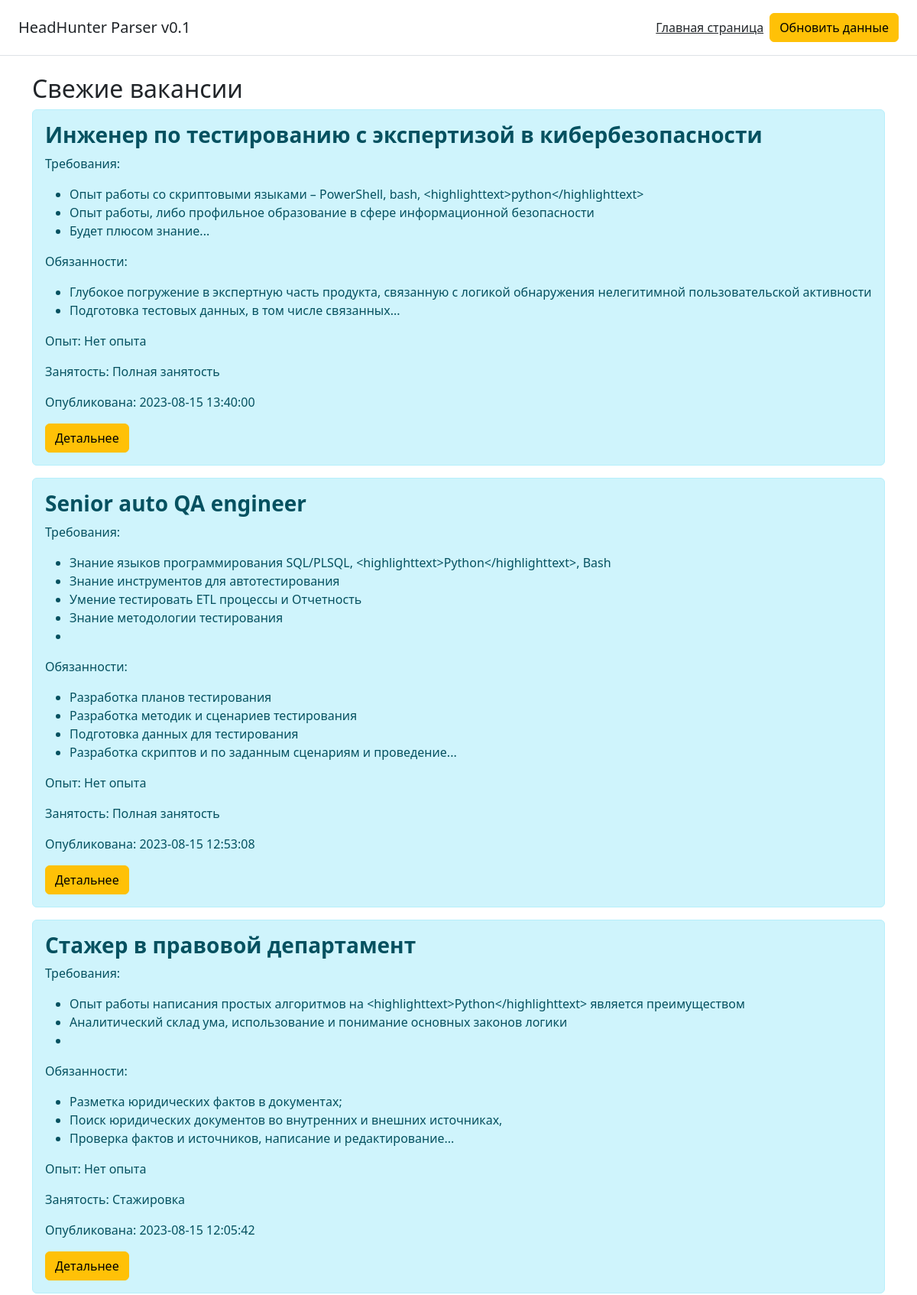
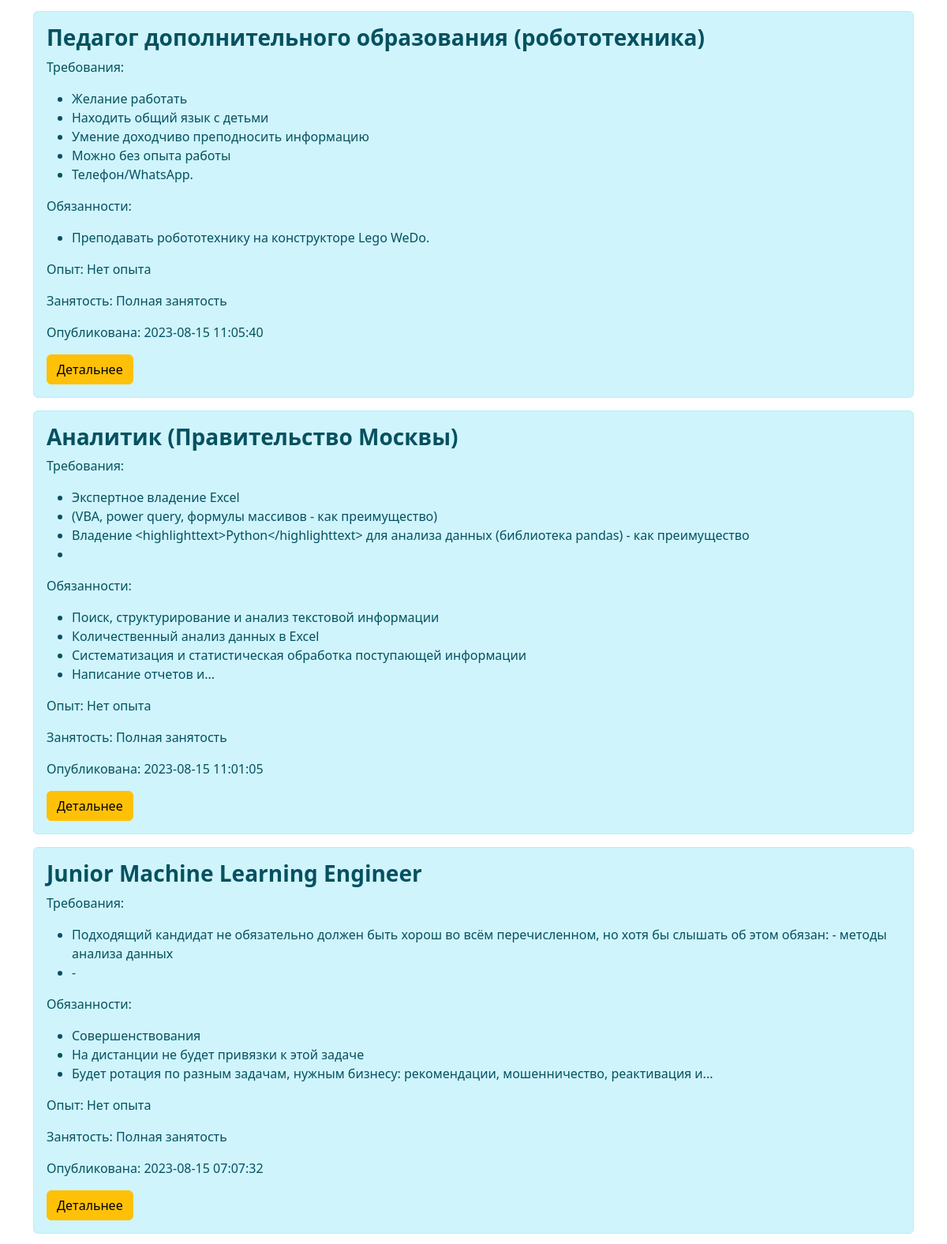
Screenshot of /page (upper part) with the database file from the repository (2 pictures, top to bottom).
### app.py (models this page shows, shortened)
class Vacancies(db.Model):
    id = db.Column(db.Integer, primary_key=True)
    name = db.Column(db.String(50), nullable=True)
    salary = db.Column(db.String(50), nullable=True)
    vac_type = db.Column(db.String(50), nullable=True)
    published_at = db.Column(db.DateTime, nullable=True)
    employer = db.Column(db.String(100), nullable=True)
    requirement = db.Column(db.Text, nullable=True)
    responsibility = db.Column(db.Text, nullable=True)
    vacancy_url = db.Column(db.String(100), nullable=True)
    experience = db.Column(db.String(50), nullable=True)
    employment = db.Column(db.String(50), nullable=True)

### app.py (the view)
@app.route('/', methods=['GET', 'POST'])
@app.route('/page', methods=['GET', 'POST'])
@app.route('/page/<int:page>', methods=['GET', 'POST'])
def index(page=1):
    vacancies = Vacancies.query.order_by(Vacancies.published_at.desc()).paginate(page=page, per_page=10)
    print(vacancies.prev())
    print(vacancies.page)
    print(list(vacancies.iter_pages()))
    return render_template('index.html', vacancies=vacancies)

### templates/index.html (shortened to what this page needs)
{% extends 'base.html' %}
{% block body %}
<div class="container">
    <h2>Свежие вакансии</h2>
    {% for item in vacancies %}
        <div class="alert alert-info">
            <h3><b>{{ item.name }}</b></h3>
			<p>Требования:</p>
            <ul>
                {% set requirement_list = item.requirement.split('. ') %}
                {% for el in requirement_list %}
                    <li>{{ el }}</li>
                {% endfor %}
            </ul>
			<p>Обязанности:</p>
            <ul>
                {% set requirement_list = item.responsibility.split('. ') %}
                {% for el in requirement_list %}
                    <li>{{ el }}</li>
                {% endfor %}
            </ul>
			<p>Опыт: {{ item.experience }}</p>
			<p>Занятость: {{ item.employment }}</p>
			<p>Опубликована: {{ item.published_at }}</p>
			<a href="{{ item.vacancy_url }}" target="_blank" class="btn btn-warning">Детальнее</a>
        </div>
    {% endfor %}
</div>
{% endblock %}

### templates/base.html (shortened to what this page needs)
<!doctype html>
<html lang="en">
<head>
    <link rel="stylesheet" href="{{ url_for('static', filename='css/main.css') }}">
    <link rel="stylesheet" href="https://cdn.jsdelivr.net/npm/bootstrap@5.2.3/dist/css/bootstrap.min.css">
</head>
<body>
    <div class="d-flex flex-column flex-md-row align-items-center p-3 px-md-4 mb-4 bg-white border-bottom">
          <h5 class="my-0 mr-md-auto font-weight-normal">HeadHunter Parser v0.1</h5>
          <nav class="d-inline-flex mt-2 mt-md-0 ms-md-auto">
                <a class="p-2 text-dark" href="/">Главная страница</a>
          </nav>
                <a class="btn btn-warning" href="/refresh">Обновить данные</a>
    </div>
	{% block body %}{% endblock %}
</body>
</html>

### rows the page displays
Vacancies: name "Инженер по тестированию с экспертизой в кибербезопасности", requirement_list "Опыт работы со скриптовыми языками – PowerShell, bash, <highlighttext>python</highlighttext>" "Опыт работы, либо профильное образование в сфере информационной безопасности" "Будет плюсом знание...", requirement_list "Глубокое погружение в экспертную часть продукта, связанную с логикой обнаружения нелегитимной пользовательской активности" "Подготовка тестовых данных, в том числе связанных...", experience "Нет опыта", employment "Полная занятость", published_at "2023-08-15 13:40:00"
Vacancies: name "Senior auto QA engineer", requirement_list "Знание языков программирования SQL/PLSQL, <highlighttext>Python</highlighttext>, Bash" "Знание инструментов для автотестирования" "Умение тестировать ETL процессы и Отчетность" "Знание методологии тестирования", requirement_list "Разработка планов тестирования" "Разработка методик и сценариев тестирования" "Подготовка данных для тестирования" "Разработка скриптов и по заданным сценариям и проведение...", experience "Нет опыта", employment "Полная занятость", published_at "2023-08-15 12:53:08"
Vacancies: name "Стажер в правовой департамент", requirement_list "Опыт работы написания простых алгоритмов на <highlighttext>Python</highlighttext> является преимуществом" "Аналитический склад ума, использование и понимание основных законов логики", requirement_list "Разметка юридических фактов в документах;" "Поиск юридических документов во внутренних и внешних источниках," "Проверка фактов и источников, написание и редактирование...", experience "Нет опыта", employment "Стажировка", published_at "2023-08-15 12:05:42"
Vacancies: name "Педагог дополнительного образования (робототехника)", requirement_list "Желание работать" "Находить общий язык с детьми" "Умение доходчиво преподносить информацию" "Можно без опыта работы" "Телефон/WhatsApp.", responsibility "Преподавать робототехнику на конструкторе Lego WeDo.", experience "Нет опыта", employment "Полная занятость", published_at "2023-08-15 11:05:40"
Vacancies: name "Аналитик (Правительство Москвы)", requirement_list "Экспертное владение Excel" "(VBA, power query, формулы массивов - как преимущество)" "Владение <highlighttext>Python</highlighttext> для анализа данных (библиотека pandas) - как преимущество", requirement_list "Поиск, структурирование и анализ текстовой информации" "Количественный анализ данных в Excel" "Систематизация и статистическая обработка поступающей информации" "Написание отчетов и...", experience "Нет опыта", employment "Полная занятость", published_at "2023-08-15 11:01:05"
Vacancies: name "Junior Machine Learning Engineer", requirement_list "Подходящий кандидат не обязательно должен быть хорош во всём перечисленном, но хотя бы слышать об этом обязан: ⁃ методы анализа данных" "⁃", requirement_list "Совершенствования" "На дистанции не будет привязки к этой задаче" "Будет ротация по разным задачам, нужным бизнесу: рекомендации, мошенничество, реактивация и...", experience "Нет опыта", employment "Полная занятость", published_at "2023-08-15 07:07:32"
